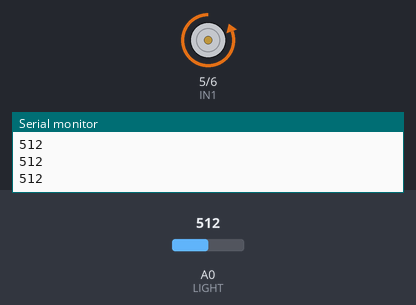
Bench run of a sketch on a simulated Arduino Uno, built with avr-gcc and run on an emulated ATmega328P. Shown: motor-driver pin pairs drawn as motors (green arrow = first pin HIGH = forward, orange = second pin HIGH = backward, longer = more drive), the last lines printed to the serial monitor. The inputs (shaded band) are chosen by the test bench; at power-on: A0 (LIGHT) = 512.

Above: at 1.2 s.
1.3 s: A0 (LIGHT) set to 488
At 2.5 s:
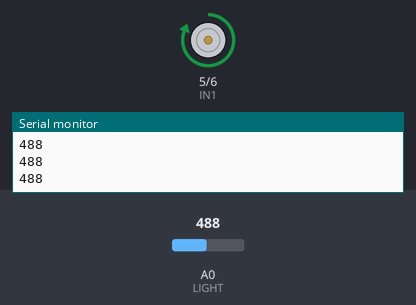
2.8 s: A0 (LIGHT) set to 510
At 3.8 s:
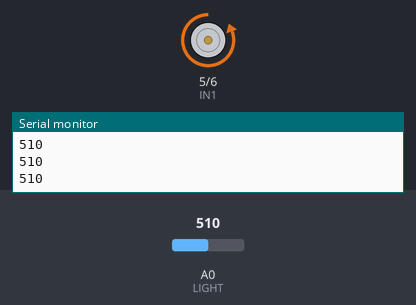
4.3 s: A0 (LIGHT) set to 490
At 5.1 s:
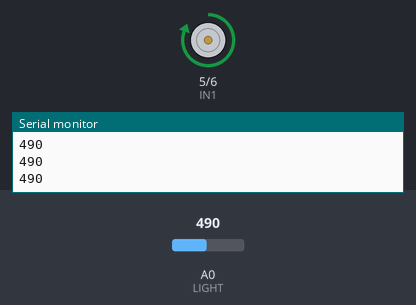
Timing chart, 0 to 7.3 s (numbered marks = the images above; inputs shaded):
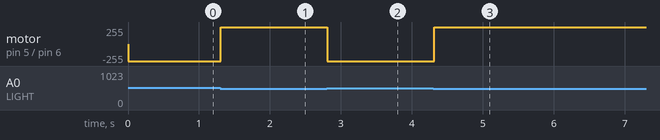

Measured:
- the behaviour switches between 500 and 499 on A0 (LIGHT) (found by bisection; images 0 and 1)
- after the input at 1.3 s, motor on pin 5 (IN1) / pin 6 (IN2): backward 255/255 → forward 255/255 at once
- after the input at 2.8 s, motor on pin 5 (IN1) / pin 6 (IN2): forward 255/255 → backward 255/255 at once
- after the input at 4.3 s, motor on pin 5 (IN1) / pin 6 (IN2): backward 255/255 → forward 255/255 at once

The sketch:

DC_cb_anh_sang.ino
```cpp
#define IN1 5
#define IN2 6
//#define ENA 9  // Chân PWM điều chỉnh tốc độ (nếu cần)

int LIGHT=0;
int val=0;


void setup() {
    pinMode(IN1, OUTPUT);
    pinMode(IN2, OUTPUT);
    Serial.begin(9600);

//    pinMode(ENA, OUTPUT);
//    analogWrite(ENA, 200); // Đặt tốc độ động cơ (0 - 255)
}

void loop() {
  val=analogRead(LIGHT);
  Serial.println(val);
  if (val<500)
  {
    digitalWrite(IN1, HIGH);
    digitalWrite(IN2, LOW);
    delay(100);
  }
  else
  {
    digitalWrite(IN1, LOW);
    digitalWrite(IN2, HIGH);
    delay(100);
  }

}
```
